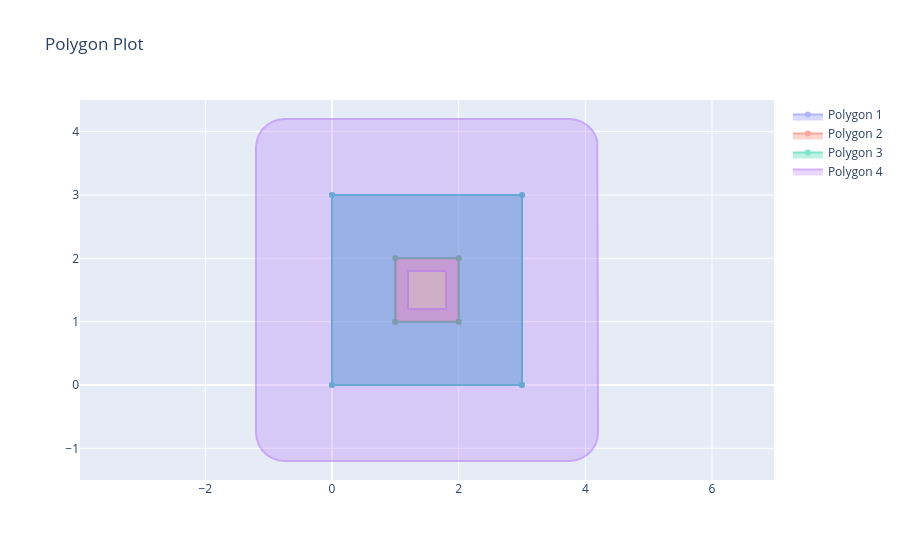

Write notebook code for a chart like this one.
### Markdown cell above
## Scale

### Code cell
p1 = geometry.Rectangle(0, 0, 3, 3)
p2 = geometry.Rectangle(1, 1, 1, 1)
p3 = set_ops.difference(p1, p2)
p4 = mutation.buffer(p3, 0.3)
p5 = mutation.scale(p4, 1.5, origin=(1.5, 1.5))
plotting.plot_polygons([p1, p2, p3, p5])

### Figure 1 — Plotly figure (JSON) as saved in the notebook; plotly's stock layout.template omitted (floating-point values rounded to 4 significant figures)
{"data": [{"fill": "toself", "name": "Polygon 1", "opacity": 0.5, "type": "scatter", "x": [0, 3, 3, 0, 0, null], "y": [0, 0, 3, 3, 0, null]}, {"fill": "toself", "name": "Polygon 2", "opacity": 0.5, "type": "scatter", "x": [1, 2, 2, 1, 1, null], "y": [1, 1, 2, 2, 1, null]}, {"fill": "toself", "name": "Polygon 3", "opacity": 0.5, "type": "scatter", "x": [3, 3, 0, 0, 3, null, 2, 1, 1, 2, 2, null], "y": [0, 3, 3, 0, 0, null, 1, 1, 2, 2, 1, null]}, {"fill": "toself", "name": "Polygon 4", "opacity": 0.5, "type": "scatter", "x": [4.2, 4.2, 4.189, 4.155, 4.102, 4.031, 3.945, 3.85, 3.75, -0.75, -0.8501, -0.9452, -1.031, -1.102, -1.155, -1.189, -1.2, -1.2, -1.189, -1.155, -1.102, -1.031, -0.9452, -0.8501, -0.75, 3.75, 3.85, 3.945, 4.031, 4.102, 4.155, 4.189, 4.2, null, 1.8, 1.8, 1.2, 1.2, 1.8, null], "y": [-0.75, 3.75, 3.85, 3.945, 4.031, 4.102, 4.155, 4.189, 4.2, 4.2, 4.189, 4.155, 4.102, 4.031, 3.945, 3.85, 3.75, -0.75, -0.8501, -0.9452, -1.031, -1.102, -1.155, -1.189, -1.2, -1.2, -1.189, -1.155, -1.102, -1.031, -0.9452, -0.8501, -0.75, null, 1.8, 1.2, 1.2, 1.8, 1.8, null]}], "layout": {"showlegend": true, "title": {"text": "Polygon Plot"}, "yaxis": {"scaleanchor": "x", "scaleratio": 1}}}
